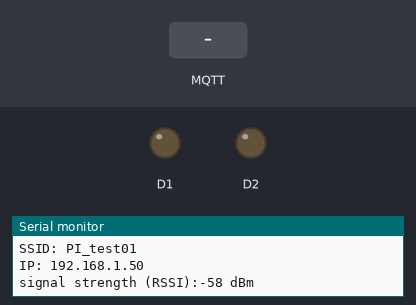
The sketch below on a simulated Arduino MKR. Shown: output pins drawn as LEDs (lit = HIGH), the last lines printed to the serial monitor. The inputs (shaded band) are chosen by the test bench. WiFi joins after 1.5 s; servers stay silent unless stated; no MQTT or app messages arrive unless stated.

Above: at 12.7 s.
12.8 s: MQTT message "true" arrives on the first subscribed topic
At 13.8 s:
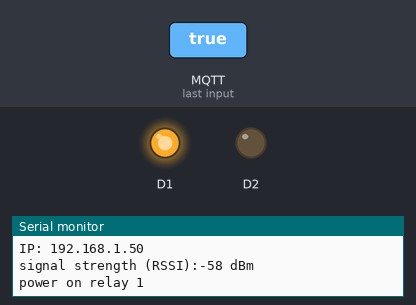
14.3 s: MQTT message "true" arrives on the second subscribed topic
At 14.9 s:
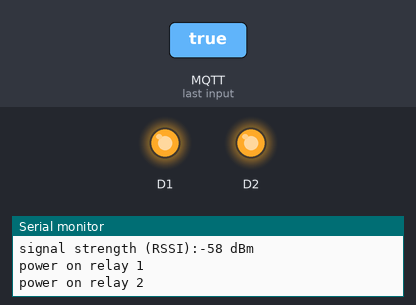
15.8 s: MQTT message "false" arrives on the first subscribed topic
At 17.0 s:
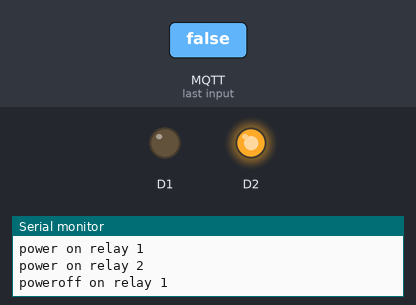
17.3 s: MQTT message "false" arrives on the second subscribed topic
At 18.4 s:
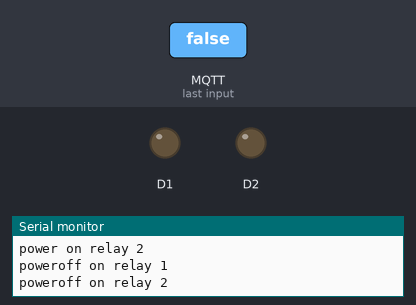
Timing chart, 0 to 19.8 s (numbered marks = the images above; inputs shaded):
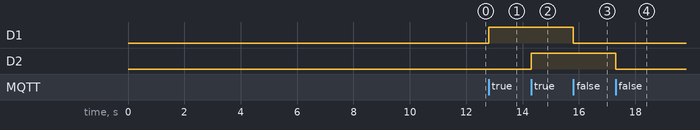

Measured:
- after the input at 12.8 s, D1: LOW → HIGH at once
- after the input at 14.3 s, D2: LOW → HIGH at once
- after the input at 15.8 s, D1: HIGH → LOW at once
- after the input at 17.3 s, D2: HIGH → LOW at once

The sketch:

mkr_relay.ino
```cpp
//Relay v0.0.1

#include <SPI.h>
#include <WiFi101.h>
#include <PubSubClient.h>
#include "arduino_secrets.h"   //please enter your sensitive data in the Secret tab/arduino_secrets.h

void callback(char* topic, byte* payload, unsigned int length);

char ssid[] = SECRET_SSID;     // your network SSID (name)
char pass[] = SECRET_PASS;     // your network password

int status = WL_IDLE_STATUS;
IPAddress server(192, 168, 4, 1); //MQTT Broker ip
int port = 1883;
WiFiClient client;
PubSubClient mqttClient(server, 1883, callback, client);

char buffer [20];


void setup() {
  delay(5000);
  Serial.begin(9600);

  while ( status != WL_CONNECTED) {
    Serial.print("Attempting to connect to SSID: ");
    Serial.println(ssid);
    status = WiFi.begin(ssid, pass);      // Connect to WPA/WPA2 network
    delay(5000);
  }
  printWiFiStatus();
  IPAddress ip = WiFi.localIP();
  snprintf(buffer, 20, "%d.%ld.%ld.%ld" , ip[0], ip[1], ip[2], ip[3]);

  while (!mqttClient.connect("arduinoClient", SECRET_USERNAME, SECRET_PASSWORD, "home/arduino2/$state", 2, 1, "lost", true)) {
    Serial.println("Retrying to connect to MQTT broker... ");
    delay(5000);
  }

  pinMode(1, OUTPUT);
  pinMode(2, OUTPUT);
  digitalWrite(1, LOW);
  digitalWrite(2, LOW);

  mqttClient.publish("home/arduino2/$homie", "4.0.0", true);
  mqttClient.publish("home/arduino2/$name", "arduino mkr1000", true);
  mqttClient.publish("home/arduino2/$nodes", "relayshield", true);
  mqttClient.publish("home/arduino2/$extensions", "", true);
  mqttClient.publish("home/arduino2/$ip", buffer, true);
  mqttClient.publish("home/arduino2/relayshield/$name", "mkr relayshield", true);
  mqttClient.publish("home/arduino2/relayshield/$type", "", true);
  mqttClient.publish("home/arduino2/relayshield/$properties", "relay1,relay2", true);
  mqttClient.publish("home/arduino2/relayshield/relay1/$name", "relay1", true);
  mqttClient.publish("home/arduino2/relayshield/relay1/$datatype", "boolean", true);
  mqttClient.publish("home/arduino2/relayshield/relay1/$settable", "true", true);
  mqttClient.publish("home/arduino2/relayshield/relay2/$name", "relay2", true);
  mqttClient.publish("home/arduino2/relayshield/relay2/$datatype", "boolean", true);
  mqttClient.publish("home/arduino2/relayshield/relay2/$settable", "true", true);
  mqttClient.publish("home/arduino2/relayshield/relay1", "false", true);
  mqttClient.publish("home/arduino2/relayshield/relay2", "false", true);
  mqttClient.subscribe("home/arduino2/relayshield/relay1/set");
  mqttClient.subscribe("home/arduino2/relayshield/relay2/set");
  mqttClient.publish("home/arduino2/$state", "ready", true);
}

void loop() {
  mqttClient.loop();
}

void printWiFiStatus() {
  Serial.print("SSID: ");
  Serial.println(WiFi.SSID());

  IPAddress ip = WiFi.localIP();
  Serial.print("IP: ");
  Serial.println(ip);

  Serial.print("signal strength (RSSI):");
  Serial.print(WiFi.RSSI());
  Serial.println(" dBm");
}

void callback(char* topic, byte* payload, unsigned int length) {
  String s = "";
  for (int i = 0; i < length; i++) {
    s = s + (char)payload[i];
  }
  if (topic[31] == '1') {
    if (s == "true") {
      digitalWrite(1, HIGH);
      Serial.println("power on relay 1");
      mqttClient.publish("home/arduino2/relayshield/relay1", "true", true);
    } else if (s == "false") {
      digitalWrite(1, LOW);
      Serial.println("poweroff on relay 1");
      mqttClient.publish("home/arduino2/relayshield/relay1", "false", true);
    } else {
      Serial.println("invalid payload recieved on topic home/arduino2/relayshield/relay1/set");
    }
  } else {
    if (s == "true") {
      digitalWrite(2, HIGH);
      Serial.println("power on relay 2");
      mqttClient.publish("home/arduino2/relayshield/relay2", "true", true);
    } else if (s == "false") {
      digitalWrite(2, LOW);
      Serial.println("poweroff on relay 2");
      mqttClient.publish("home/arduino2/relayshield/relay2", "false", true);
    } else {
      Serial.println("invalid payload recieved on topic home/arduino2/relayshield/relay2/set");
    }
  }
}
```

arduino_secrets.h
```cpp
#define SECRET_SSID "PI_test01"
#define SECRET_PASS "123456"
#define SECRET_USERNAME "luis"
#define SECRET_PASSWORD "123456"
```
